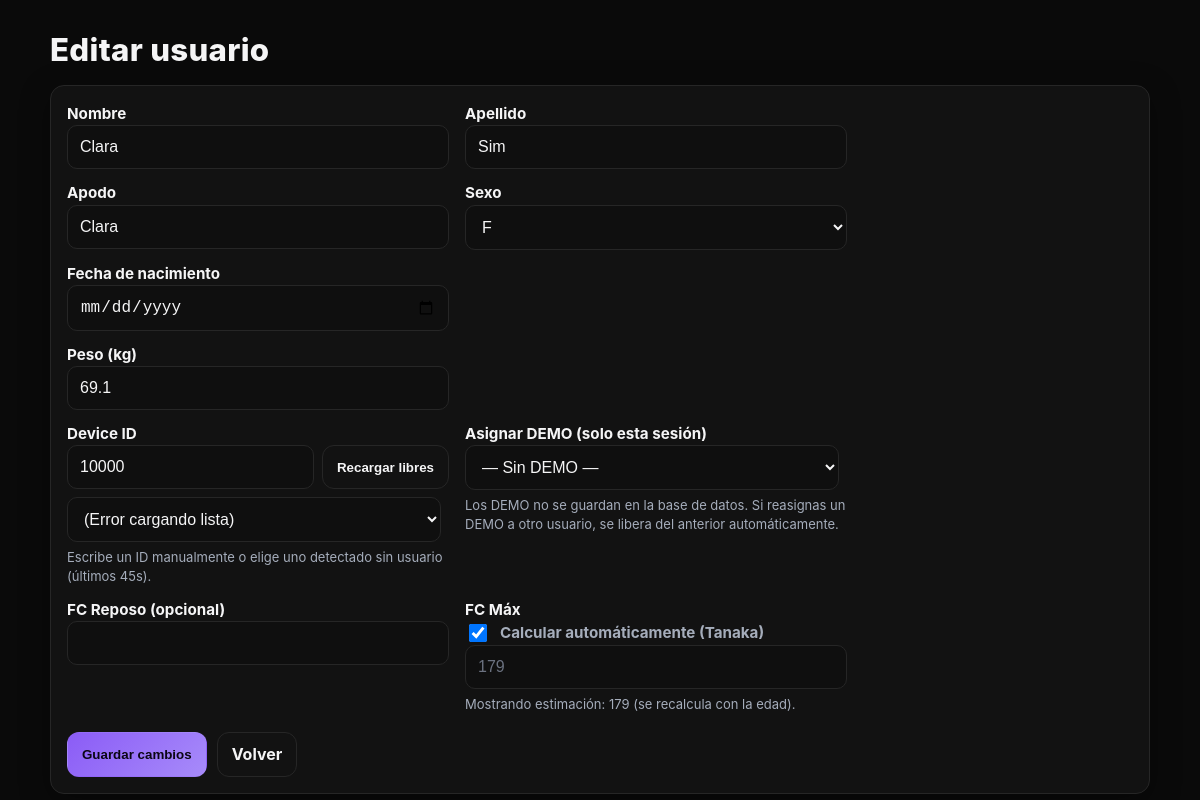
/users/edit/90, run on the app's committed database.
### tables this page shows
CREATE TABLE users (
  id INTEGER PRIMARY KEY AUTOINCREMENT,
  nombre    TEXT NOT NULL,
  apellido  TEXT NOT NULL,
  apodo     TEXT NOT NULL,
  edad      INTEGER,            -- legacy (opcional)
  peso      REAL,
  device_id INTEGER UNIQUE,
  sexo      TEXT,               -- 'M' o 'F' (sin CHECK para no romper migraciones)
  hr_rest   INTEGER,            -- FC en reposo (opcional; puede ser NULL)
  hr_max    INTEGER,            -- FC máxima (opcional)
  is_sim    INTEGER DEFAULT 0,  -- 0=real, 1=simulado
  dob       TEXT,               -- YYYY-MM-DD (opcional)
  hr_max_auto INTEGER DEFAULT 1 -- 1=auto (Tanaka), 0=manual
);

### hr_server.py (the view, shortened to what this page needs)
@app.route("/users/edit/<int:user_id>", methods=["GET", "POST"])
def edit_user(user_id):
    user = db.get_user(user_id)
    if not user:
        return "Usuario no encontrado", 404
    demo_for_user = USER_TO_DEMO.get(user_id)
    return render_template("user_form.html", user=user, demo_slots=DEMO_SLOTS, demo_for_user=demo_for_user)

### db.py (called while the page is built)
@contextmanager
def get_conn():
    DB_PATH.parent.mkdir(parents=True, exist_ok=True)
    conn = sqlite3.connect(DB_PATH)
    try:
        yield conn
    finally:
        conn.close()

def _ensure_schema():
    with get_conn() as conn:
        conn.execute(SCHEMA)
        cols = {r[1] for r in conn.execute("PRAGMA table_info(users)").fetchall()}
        if "sexo" not in cols:
            conn.execute("ALTER TABLE users ADD COLUMN sexo TEXT")
        if "hr_rest" not in cols:
            conn.execute("ALTER TABLE users ADD COLUMN hr_rest INTEGER")
        if "hr_max" not in cols:
            conn.execute("ALTER TABLE users ADD COLUMN hr_max INTEGER")
        if "is_sim" not in cols:
            conn.execute("ALTER TABLE users ADD COLUMN is_sim INTEGER DEFAULT 0")
        if "dob" not in cols:
            conn.execute("ALTER TABLE users ADD COLUMN dob TEXT")
        if "hr_max_auto" not in cols:
            conn.execute("ALTER TABLE users ADD COLUMN hr_max_auto INTEGER DEFAULT 1")
        conn.execute(IDX)
        conn.commit()

def get_user(user_id):
    _ensure_schema()
    with get_conn() as conn:
        cur = conn.cursor()
        cur.execute("""
            SELECT id, nombre, apellido, apodo, edad, peso, device_id, sexo,
                   hr_rest, hr_max, is_sim, dob, hr_max_auto
            FROM users
            WHERE id=?
        """, (user_id,))
        row = cur.fetchone()
        return row_to_dict(row) if row else None

def row_to_dict(r):
    return {
        "id":          r[0],
        "nombre":      r[1],
        "apellido":    r[2],
        "apodo":       r[3],
        "edad":        r[4],
        "peso":        r[5],
        "device_id":   r[6],
        "sexo":        r[7],
        "hr_rest":     r[8],
        "hr_max":      r[9],
        "is_sim":      r[10],
        "dob":         r[11],
        "hr_max_auto": r[12],
    }

### templates/user_form.html (shortened to what this page needs)
<!doctype html>
<html lang="es">
<head>
  <link rel="stylesheet" href="/static/brand.css">
</head>
<body>
  <div class="wrap">
    <h1>{{ 'Editar usuario' if user else 'Añadir usuario' }}</h1>
    <div class="panel card-pad">
      <form method="post" action="" class="grid">
        <div>
          <label>Nombre</label>
          <input name="nombre" value="{{ user.nombre if user else '' }}" required>
        </div>
        <div>
          <label>Apellido</label>
          <input name="apellido" value="{{ user.apellido if user else '' }}" required>
        </div>
        <div>
          <label>Apodo</label>
          <input name="apodo" value="{{ user.apodo if user else '' }}" placeholder="Se muestra en las tarjetas">
        </div>
        <div>
          <label>Sexo</label>
          <select name="sexo">
            {% set s = (user.sexo if user else 'M') or 'M' %}
            <option value="F" {{ 'selected' if s=='F' else '' }}>F</option>
          </select>
        </div>
        <div>
          <label>Fecha de nacimiento</label>
          <input type="date" name="dob" value="{{ user.dob if user and user.dob else '' }}" required>
        </div>
        <div></div>
        <div>
          <label>Peso (kg)</label>
          <input type="number" step="0.1" name="peso" min="1" max="500" value="{{ user.peso if user and user.peso else '' }}">
        </div>
        <div></div>
        <div class="full">
          <label>Device ID</label>
          <div class="form-row">
            <input id="device_id" name="device_id" type="number" placeholder="Ej: 36466"
                  value="{{ user.device_id if user and user.device_id else '' }}">
            <button type="button" id="btnReload" class="btn">Recargar libres</button>
          </div>
          <div class="form-row" style="margin-top:8px;">
            <select id="selFree">
              <option value="">— Pulsómetros libres detectados —</option>
            </select>
          </div>
          <div class="form-help">Escribe un ID manualmente o elige uno detectado sin usuario (últimos 45s).</div>
        </div>
        <div class="full">
          <label>Asignar DEMO (solo esta sesión)</label>
          <div class="form-row">
            <select id="selDemo" name="demo_dev">
              <option value="">— Sin DEMO —</option>
            </select>
          </div>
          <div class="form-help">
            Los DEMO no se guardan en la base de datos. Si reasignas un DEMO a otro usuario, se libera del anterior automáticamente.
          </div>
        </div>
        <div>
          <label>FC Reposo (opcional)</label>
          <input type="number" name="hr_rest" min="30" max="120" value="{{ user.hr_rest if user and user.hr_rest else '' }}">
        </div>
        {% set auto = (user.hr_max_auto == 1) if user else true %}
        {% set hrmax_disp = (user.hr_max if user and user.hr_max else ((user.dob|tanaka_dob) or (user.edad|tanaka))) %}
        <div>
          <label>FC Máx</label>
          <div class="switch">
            <input type="checkbox" id="hrmax_auto" name="hr_max_auto" {{ 'checked' if auto else '' }}>
            <label for="hrmax_auto" class="muted">Calcular automáticamente (Tanaka)</label>
          </div>
          <input type="number" id="hr_max" name="hr_max" min="120" max="230"
                 value="{{ ('' if auto else (hrmax_disp or '')) }}"
                 placeholder="{{ auto and hrmax_disp or '' }}"
                 {{ 'disabled' if auto else '' }}>
          {% if auto %}
            <div class="form-help">Mostrando estimación: {{ hrmax_disp or '—' }} (se recalcula con la edad).</div>
          {% else %}
            <div class="form-help">Valor manual (bloqueado). No se ajusta con la edad.</div>
          {% endif %}
        </div>
        <div class="actions">
          <button type="submit" class="btn btn-accent">{{ 'Guardar cambios' if user else 'Crear usuario' }}</button>
          <a href="{{ url_for('users_list') }}" class="btn">Volver</a>
        </div>
      </form>
    </div>
  </div>
</body>
</html>

### static/brand.css (style rules this page uses)
:root { --bg:#0a0a0a; --card:#121212; --text:#f5f5f6; --muted:#a5adbb; --border:#262626; --accent:#8b5cf6; --accent-2:#a78bfa; --danger:#ef4444; --ok:#22c55e; --shadow-lg: 0 8px 30px rgba(0,0,0,.35); --radius: 14px; --ff-ui: "Inter", ui-sans-serif, system-ui, -apple-system, "Segoe UI", Roboto, Arial, "Noto Sans", sans-serif; --ff-head: "Space Grotesk", var(--ff-ui); --fs-h1: clamp(1.25rem, 2.6vw, 2rem); --fs-ui: 16px; --fs-small: 13px; --page-pad: clamp(14px, 3.2vw, 28px); --wrap-w: 1100px; }
* { box-sizing:border-box; }
html,body { height:100%; }
html { background:var(--bg); color:var(--text); }
body { margin:0; padding:var(--page-pad); font-family:var(--ff-ui); font-size:var(--fs-ui); line-height:1.45; }
.wrap { max-width:var(--wrap-w); margin:0 auto; }
h1 { margin:0 0 12px; font-family:var(--ff-head); font-weight:800; letter-spacing:.3px; font-size:var(--fs-h1); }
.btn { appearance:none; border:1px solid var(--border); background:var(--card); color:var(--text); border-radius:12px; padding:10px 14px; font-weight:700; cursor:pointer; text-decoration:none; display:inline-flex; align-items:center; gap:8px; transition: border-color .2s ease, transform .06s ease; }
.btn-accent { background:linear-gradient(135deg,var(--accent),var(--accent-2)); color:#0b0615; border-color:transparent; }
.panel { background:var(--card); border:1px solid var(--border); border-radius:var(--radius); box-shadow: var(--shadow-lg); }
.muted { color:var(--muted); }
form.grid { max-width:780px; display:grid; grid-template-columns:1fr; gap:12px 16px; }
@media (min-width:860px) { form.grid { grid-template-columns:1fr 1fr; } }
label { font-weight:700; font-size:.95rem; font-family:var(--ff-head); }
input, select { width:100%; padding:12px; border:1px solid var(--border); border-radius:10px; background:#0f0f0f; color:var(--text); font-size:1rem; }
input::placeholder { color:#6b7280; }
.form-help { color:var(--muted); font-size:var(--fs-small); margin-top:6px; }
.form-row { display:grid; grid-template-columns:1fr auto; gap:8px; }
.actions { grid-column:1/-1; display:flex; gap:10px; margin-top:6px; flex-wrap:wrap; }
.card-pad { padding:16px; }

### templates/user_form.html (style rules this page uses)
.switch { display:flex; align-items:center; gap:10px; }
.switch input[type="checkbox"] { width:18px; height:18px; }

### data on the page
users: nombre "Clara", apellido "Sim", apodo "Clara", peso "69.1", device_id "10000"

### other printed values
{{ 'Editar usuario' if user else 'Añadir usuario' }} "Editar usuario"
{{ hrmax_disp or '—' }} "179"
{{ 'Guardar cambios' if user else 'Crear usuario' }} "Guardar cambios"
